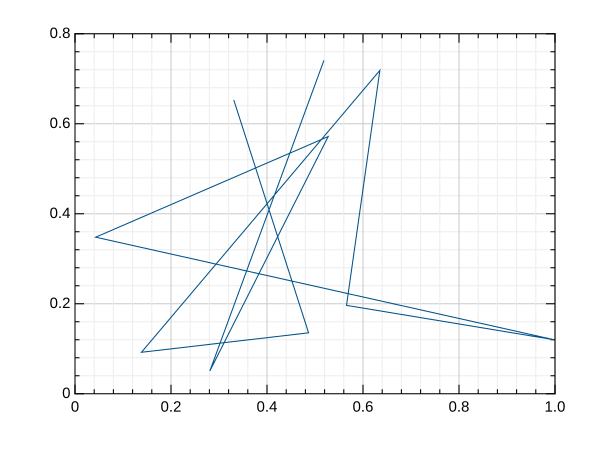

The Julia source for this figure:
using GR

ENV["GKSwstype"]="svg" # to avoid GUI
plot(rand(10), rand(10))
savefig("test.svg")
